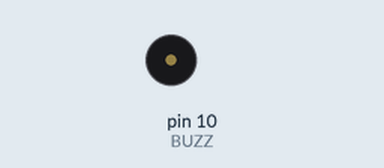
Recording of a sketch running on a simulated Arduino Uno, built with avr-gcc and run on an emulated ATmega328P. Shown: buzzer (waves = sounding).

Above: at 0.1 s.
Timing chart, 0 to 1.6 s (numbered marks = the images above):
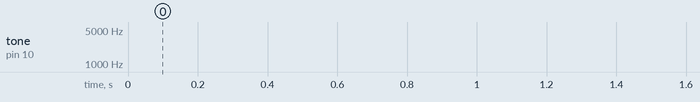

The sketch:

alarm.ino
```cpp
#define BUZZ 10
#define TONE_BASE 2000
#define TONE_SCALE 1000
#define DEG_TO_RAD(v) (v * PI / 180.0)
#define TONE_DELAY 2

void play_sin() {
  for(int i = 0; i < 180; i++)
  {
    tone(
      BUZZ,
      TONE_BASE + TONE_SCALE * sin(DEG_TO_RAD(i))
    );
    delay(TONE_DELAY);
  }
}

void setup() {
  pinMode(BUZZ, OUTPUT);
}

void loop() {
  play_sin();
}
```
